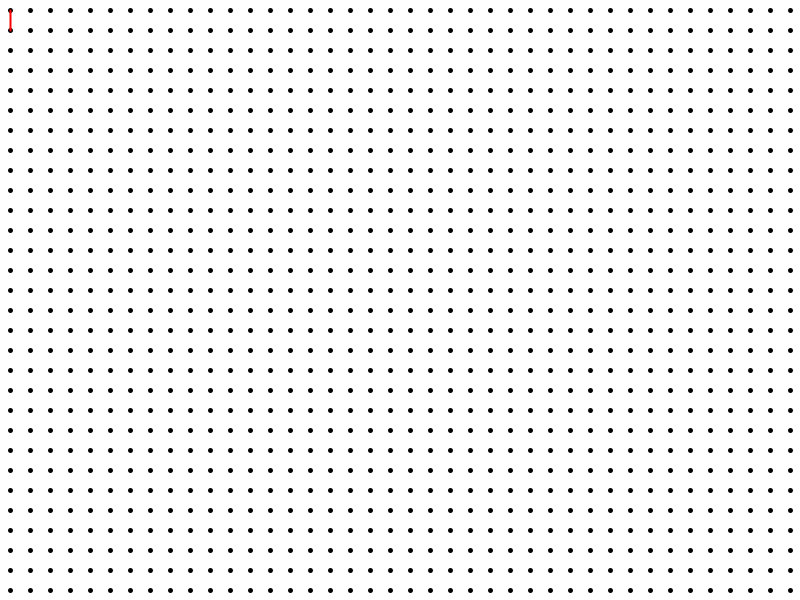
Frame 1 (no input)
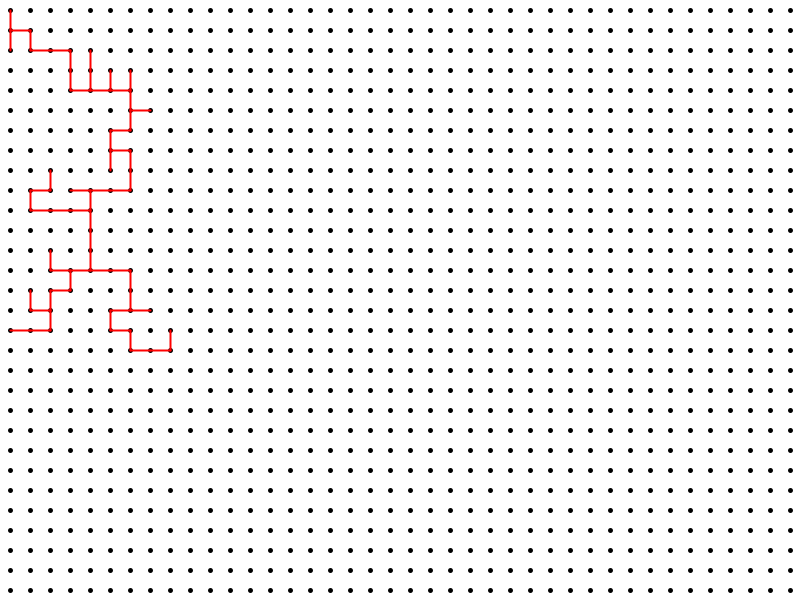
Frame 60 (the mouse pressed at the canvas centre just before this capture)
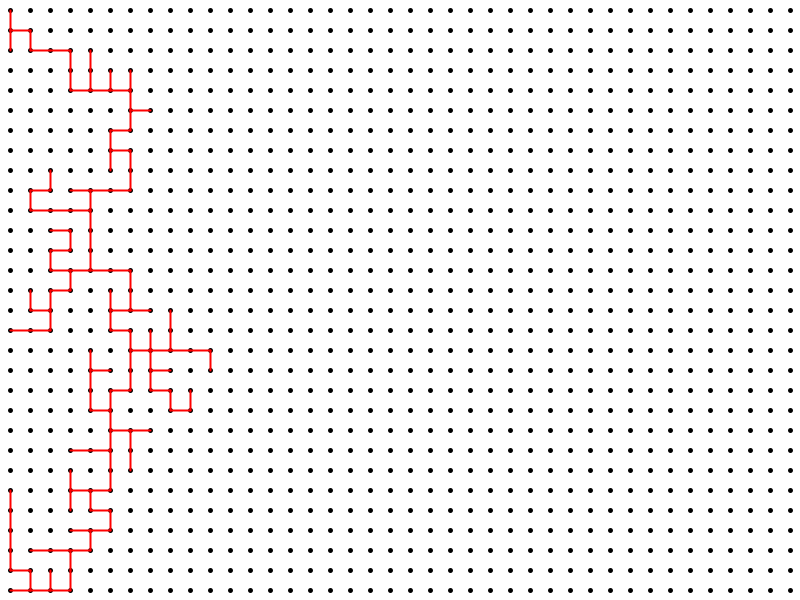
Frame 120 (the mouse held since frame 60 and released just before this capture)

The Processing sketch that drew these frames (run headless with seeded random() and noise(); from frame 60 on, the mouse is pressed at the canvas centre):

// Processing sketch: prims_algorithm_maze_generator
// ── prims_algorithm_maze_generator.pde
int cols, rows;
int scl = 20;

Cell[] grid;
ArrayList<Cell> openSet = new ArrayList<Cell>();
ArrayList<Cell> closedSet = new ArrayList<Cell>();

ArrayList<Edge> path = new ArrayList<Edge>();

void setup() {
  size(800, 600);
  cols = width/scl;
  rows = height/scl;
  
  grid = new Cell[cols*rows];
  for (int j = 0; j < rows; j++) {
    for (int i = 0; i < cols; i++) {
      grid[index(i, j)] = new Cell(i, j);
      openSet.add(grid[index(i, j)]);
    }
  }
  for (int i = 0; i < grid.length; i++) {
    grid[i].checkNeighbors();
  }
  
  Cell initial = grid[index(0, 0)];
  openSet.remove(initial);
  closedSet.add(initial);
}

void draw() {
  
  if (openSet.size() > 0) {
    float minWeight = 100;
    Cell current = null;
    Cell next = null;
    Edge nextLine = null;
    
    for (int i = 0; i < closedSet.size(); i++) {
      Cell c = closedSet.get(i);
      
      for (int j = 0; j < c.neighbors.size(); j++) {
        Cell temp = c.neighbors.get(j);
        Edge line = new Edge(c.i, c.j, temp.i, temp.j);
        float tempWeight = c.weights.get(j);
        
        if (tempWeight < minWeight && !closedSet.contains(temp)) {
          minWeight = tempWeight;
          next = temp;
          current = c;
          nextLine = line;
        }
      }
    }
    
    removeWalls(current, next);
    openSet.remove(next);
    closedSet.add(next);        
    path.add(nextLine);    
  } else {
    
    println("done");
    noLoop();
  }
  
  ////box style
  //for (Cell c : grid) {
  //  if (closedSet.contains(c)) {
  //    c.show(color(0, 255, 255));
  //  } else if (openSet.contains(c)) {
  //    c.show(color(255));
  //  }
  //}

  //line style
  background(255);
  translate(scl/2, scl/2);
  for (int i = 0; i < grid.length; i++) {
    stroke(0);
    strokeWeight(scl/4);
    point(grid[i].i*scl, grid[i].j*scl);
  }
  for (int i = 0; i < path.size(); i++) {
    Edge line = path.get(i);
    stroke(255, 0, 0);
    strokeWeight(scl/8);
    line(line.x1, line.y1, line.x2, line.y2);
  }
}

// ── class_cell.pde
class Cell {
  int i, j;
  boolean top, right, bottom, left;
  ArrayList<Cell> neighbors;
  FloatList weights = new FloatList();
  
  Cell(int _i, int _j) {
    i = _i;
    j = _j;
    
    top = true;
    right = true;
    bottom = true;
    left = true;
  }
  
  void checkNeighbors() {
    //biases; max 100
    float biasV = 1; //vertical bias; makes the maze have more vertical edges
    float biasH = 1; //horizontal bias; makes the maze have more horizontal edges
    
    this.neighbors = new ArrayList<Cell>();
    if (index(i, j-1) != -1) {
      Cell top = grid[index(i, j-1)]; 
      neighbors.add(top);
      float weight = random(biasV);
      this.weights.append(weight);
    }
    if (index(i+1, j) != -1) {
      Cell right = grid[index(i+1, j)];
      neighbors.add(right);
      float weight = random(biasH);
      this.weights.append(weight);
    }  
    if (index(i, j+1) != -1) {
      Cell bottom = grid[index(i, j+1)];
      neighbors.add(bottom);
      float weight = random(biasV);
      this.weights.append(weight);
    }
    if (index(i-1, j) != -1) {
      Cell left = grid[index(i-1, j)];    
      neighbors.add(left);
      float weight = random(biasH);
      this.weights.append(weight);
    }   
  }
  
  void show(color c) {
    int x = i*scl;
    int y = j*scl;
    
    fill(c);
    noStroke();
    rect(x, y, scl, scl);
    
    stroke(0);
    if (top == true)    {line(x,     y,     x+scl, y    );}
    if (right == true)  {line(x+scl, y,     x+scl, y+scl);}
    if (bottom == true) {line(x,     y+scl, x+scl, y+scl);}
    if (left == true)   {line(x,     y,     x,     y+scl);}
  }
}

void removeWalls(Cell a, Cell b) {
  int x = a.i - b.i;
  int y = a.j - b.j;
  
  if (x == 1) {
    a.left = false;
    b.right = false;
  } else if (x == -1) {
    a.right = false;
    b.left = false;
  }
  if (y == 1) {
    a.top = false;
    b.bottom = false;
  } else if (y == -1) {
    a.bottom = false;
    b.top = false;
  }
}

int index(int i, int j) {
  if (i < 0 || j < 0 || i > cols-1 || j > rows-1) {
    return -1;
  }
  return i + j*width/scl;
}

// ── class_edge.pde
class Edge {
  float x1, y1;
  float x2, y2;
  
  Edge(float _x1, float _y1, float _x2, float _y2) {
    x1 = _x1 * scl;
    y1 = _y1 * scl;
    x2 = _x2 * scl;
    y2 = _y2 * scl;
  }
}
